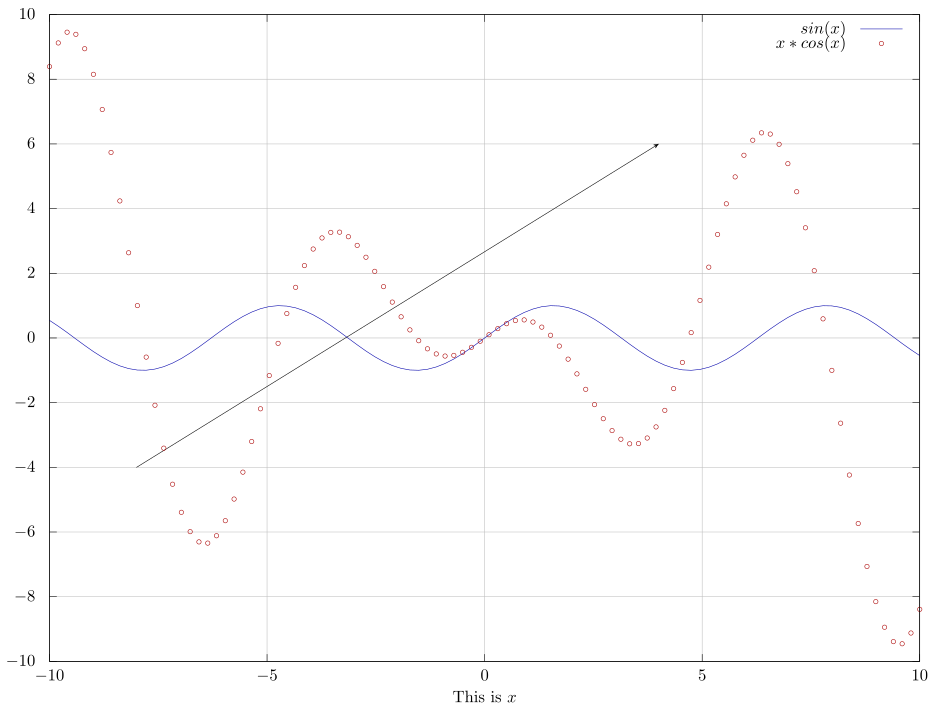

Generate this figure with gnuplot:
set term lua tikz latex size 24,18 fontscale 1.2 standalone

NAME = "gptikz_test"
TEX  = NAME.".tex"
PNG  = NAME.".pdf"

set out TEX

set xlabel "This is $x$"
set arrow from graph 0.1,graph 0.3 to graph 0.7,graph 0.8
set grid ls 1 lc "gray"
plot sin(x) w lines, x*cos(x) w points pt 6

set out

PDFCMD = "pdflatex --shell-escape --file-line-error --halt-on-error --interaction nonstopmode"
COMP = PDFCMD." ".TEX
system COMP

CLEAN = NAME.".tex ".NAME.".aux ".NAME.".log"
system "rm -f ".CLEAN

DISP = "mupdf ".PNG." &"
system DISP
